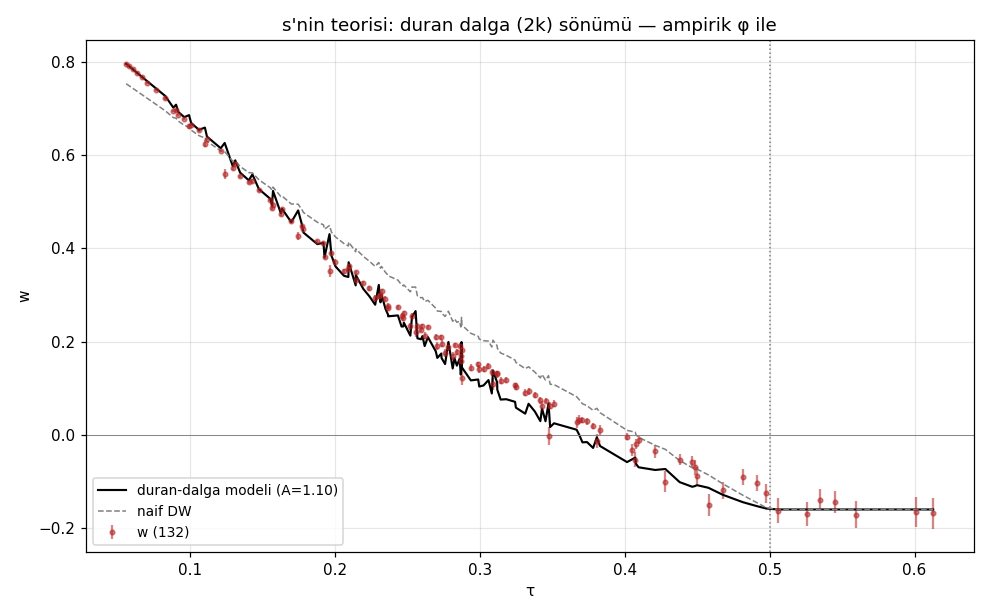

Here is the Python script that generated this plot:
"""
73 — s≈3.3'ÜN TEORİSİ: DURAN DALGA SÖNÜMÜ (18 Ağustos 2026)
=============================================================

Hipotez: Bragg yansımasında kristal içi alan 2k periyotlu DURAN DALGADIR;
koherent sönüm |⟨e^{i·2k·u}⟩| ile olur (naif |⟨e^{iku}⟩| değil).
Gauss + bağımsız: s=4; gerçek dağılım/korelasyonla s = ölçülür.

Test — hiçbir Gauss varsayımı yok, AMPİRİK karakteristik fonksiyon:
  φ₁(k) = |⟨e^{i k u}⟩|   (naif DW)
  φ₂(k) = |⟨e^{i 2k u}⟩|  (duran dalga)
  u: pencere yerdeğiştirme serisi (tmid − RvM-akışı)

Model yarışı (yalnız A serbest, B=plato sabit):
  w(τ) = A·(1−2τ)·Φ(k=τL) + B,  Φ ∈ {φ₁, φ₂}  → hangisi taban RMS'e iner?
Ek ölçümler: u kurtosisi, komşu korelasyon ρ₁, s_eff = ln φ₂ / ln φ₁ oranı.
"""

import numpy as np
import matplotlib.pyplot as plt
from pathlib import Path
from scipy.optimize import least_squares

HERE = Path(__file__).resolve().parent
TWO_PI = 2 * np.pi
A_CG = (np.e**2 - 5) / 2
B0, B1 = 2.7580, -0.0543
PRIMES = [2, 3, 5, 7, 11, 13, 17, 19, 23, 29, 31]

def rvm_N(t):
    x = t / TWO_PI
    return x * np.log(x / np.e) + 7 / 8

def u_series(gaps, tmid):
    t0 = tmid[0] - gaps[0] / 2
    k = np.arange(len(tmid)) + 0.5
    t = t0 + k * TWO_PI / np.log(t0 / TWO_PI)
    for _ in range(6):
        f = rvm_N(t) - rvm_N(t0) - k
        t = t - f / (np.log(t / TWO_PI) / TWO_PI)
    return tmid - t

def w_channel(gaps, amps, tmid):
    Lw = np.log(tmid / TWO_PI)
    g_u = gaps * Lw / TWO_PI
    a_u = amps / np.sqrt(A_CG * Lw + B0 + B1 / Lw)
    a_u /= np.sqrt((a_u**2).mean())
    ya = np.log(a_u)
    cw = [np.ones_like(ya), g_u, g_u**2]
    for q in PRIMES:
        arg = tmid * np.log(q)
        cw += [np.cos(arg), np.sin(arg)]
    X = np.vstack(cw).T
    b, *_ = np.linalg.lstsq(X, ya, rcond=None)
    se = np.sqrt((ya - X @ b).var() * np.diag(np.linalg.inv(X.T @ X)))
    L = float(Lw.mean())
    return [(np.log(p) / L, b[3+2*i] / p**-0.5, se[3+2*i] / p**-0.5, np.log(p))
            for i, p in enumerate(PRIMES)]

WNDS = []
d36 = np.load(HERE / "36_T100k.npz")
edges = np.geomspace(d36["t_mid"][0], d36["t_mid"][-1] * 1.0001, 13)
for i in range(12):
    m = (d36["t_mid"] >= edges[i]) & (d36["t_mid"] < edges[i + 1])
    if m.sum() >= 500:
        WNDS.append((d36["intervals"][m], d36["max_amps"][m], d36["t_mid"][m]))
d41 = np.load(HERE / "41_bigT_windows.npz")
for k in sorted({x.split("_")[1] for x in d41.files}, key=lambda s: int(s[:-1])):
    WNDS.append((d41[f"gaps_{k}"], d41[f"amps_{k}"], d41[f"tmid_{k}"]))

# ---- u istatistikleri + ampirik karakteristik fonksiyonlar ----
print("U-SERİSİ İSTATİSTİKLERİ:")
tau_l, w_l, sw_l, p1_l, p2_l = [], [], [], [], []
s_effs = []
for gaps, amps, tmid in WNDS:
    L = float(np.log(tmid / TWO_PI).mean())
    u = u_series(gaps, tmid)
    u = u - u.mean()
    kurt = float(np.mean(u**4) / np.mean(u**2)**2 - 3)
    rho1 = float(np.corrcoef(u[:-1], u[1:])[0, 1])
    row = w_channel(gaps, amps, tmid)
    for tau, w_, s_, kk in row:
        p1 = float(np.abs(np.mean(np.exp(1j * kk * u))))
        p2 = float(np.abs(np.mean(np.exp(2j * kk * u))))
        tau_l.append(tau); w_l.append(w_); sw_l.append(s_)
        p1_l.append(p1); p2_l.append(p2)
        if 0.25 < tau < 0.45 and p1 > 1e-3 and p2 > 1e-3:
            s_effs.append(np.log(p2) / np.log(p1))
    print(f"  L={L:5.2f}: σ_u={u.std():.4f}  kurtosis={kurt:+.3f}  ρ₁(komşu)={rho1:+.3f}")

tau = np.array(tau_l); w = np.array(w_l); sw = np.array(sw_l)
phi1 = np.array(p1_l); phi2 = np.array(p2_l)
B_PLATO = float(np.mean(w[tau > 0.5]))
print(f"\ns_eff = ln φ₂ / ln φ₁ (τ∈0.25-0.45 bölgesi): "
      f"{np.mean(s_effs):.2f} ± {np.std(s_effs):.2f}  (duran-dalga Gauss'u 4 der; 72'nin fiti 3.3 istedi)")

# ---- model yarışı ----
def fit_with(Phi, name):
    f = least_squares(lambda p: ((p[0]*(1-2*tau)*Phi*(tau<0.5) + B_PLATO) - w) / sw, [1.05])
    res = (f.x[0]*(1-2*tau)*Phi*(tau<0.5) + B_PLATO) - w
    rms = np.sqrt(np.mean(res**2))
    xr = np.linspace(0.0, 0.499, 2000)
    Phi_i = np.interp(xr, np.sort(tau), Phi[np.argsort(tau)])
    cross = xr[np.argmin(np.abs(f.x[0]*(1-2*xr)*Phi_i + B_PLATO))]
    print(f"  {name:<22} A={f.x[0]:.3f}  RMS={rms:.4f}  kesiş τ={cross:.3f}")
    return rms

print("\nMODEL YARIŞI (yalnız A serbest, B=plato):")
fit_with(np.ones_like(tau), "sönümsüz (kontrol)")
fit_with(phi1, "naif DW  φ₁(k)")
fit_with(phi2, "DURAN DALGA φ₂(2k)")

# grafik
fig, ax = plt.subplots(figsize=(9, 5.6))
o = np.argsort(tau)
ax.errorbar(tau, w, yerr=sw, fmt="o", ms=3, c="firebrick", alpha=0.55, label="w (132)")
f2 = least_squares(lambda p: ((p[0]*(1-2*tau)*phi2*(tau<0.5) + B_PLATO) - w) / sw, [1.05])
ax.plot(tau[o], (f2.x[0]*(1-2*tau)*phi2*(tau<0.5) + B_PLATO)[o], "k-", lw=1.4,
        label=f"duran-dalga modeli (A={f2.x[0]:.2f})")
f1 = least_squares(lambda p: ((p[0]*(1-2*tau)*phi1*(tau<0.5) + B_PLATO) - w) / sw, [1.05])
ax.plot(tau[o], (f1.x[0]*(1-2*tau)*phi1*(tau<0.5) + B_PLATO)[o], "--", c="gray", lw=1,
        label="naif DW")
ax.axhline(0, color="gray", lw=0.6); ax.axvline(0.5, color="gray", ls=":", lw=1)
ax.set_xlabel("τ"); ax.set_ylabel("w")
ax.set_title("s'nin teorisi: duran dalga (2k) sönümü — ampirik φ ile")
ax.legend(fontsize=9); ax.grid(alpha=0.3)
plt.tight_layout()
out = HERE / "73_duran_dalga.png"
plt.savefig(out, dpi=110)
print(f"\nGrafik: {out.name}")
